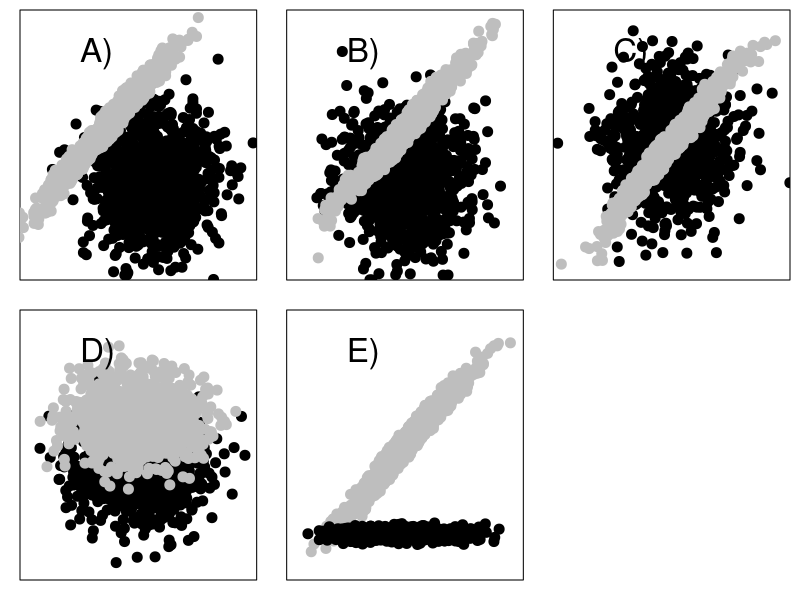

Write R code to recreate this figure.
aa <- rnorm(1000)
bb <- rnorm(1000)
ma <- (runif(1000)-0.5)/2
mb <- (runif(1000)-0.5)/2

pchaa <- 20
pchbb <- 20

ccex <- 1.0

setwd("~/Github/Articles/CTLpaper/nar/img")
#png("CTL_Example.png",width=1024,height=768)
postscript("CTL_Example_5.eps",width=30, height=15,paper="special", horizontal=FALSE)
  op <- par(mfrow = c(2,3))
  op <- par(cex=c(2))
  op <- par(mgp=c(0.1, 1, 0))
  op <- par(mai=c(0.2, 0.2, 0.1, 0.1))

aa <- rnorm(1000)
bb <- rnorm(1000)
ma <- (runif(1000)-0.5)/2
mb <- (runif(1000)-0.5)/2

  #A) QTL QTL, CTL
  plot(c(-3.5,3.5),c(-3.5,3.5),t='n', xlab="", ylab="", main="",xaxt='n',yaxt='n')
  points(sort(aa)+0.5, bb-1, pch=pchaa,col='black')
  points(sort(aa)+ma-1,sort(bb)+mb+.5,pch=pchbb,col="gray")
  legend("topleft", c("A)"),bty='n')

aa <- rnorm(1000)
bb <- rnorm(1000)
ma <- (runif(1000)-0.5)/2
mb <- (runif(1000)-0.5)/2

  #A) QTL, CTL
  plot(c(-3.5,3.5),c(-3.5,3.5),t='n', xlab="", ylab="", main="",xaxt='n',yaxt='n')
  points(sort(aa), bb-1, pch=pchaa,col='black')
  points(sort(aa)+ma,sort(bb)+mb+.5,pch=pchbb,col="gray")
  legend("topleft", c("B)"),bty='n')

aa <- rnorm(1000)
bb <- rnorm(1000)
ma <- (runif(1000)-0.5)/2
mb <- (runif(1000)-0.5)/2

  #B) QTL, CTL - Genotype AA ON
  plot(c(-3.5,3.5),c(-3.5,3.5),t='n', xlab="", ylab="", main="",xaxt='n',yaxt='n')
  points(aa, bb, pch=pchaa,col='black')
  points(sort(aa)+ma,sort(bb)+mb,pch=pchbb,col="gray")
  legend("topleft", c("C)"),bty='n')

#aa <- rnorm(1000)
#bb <- rnorm(1000)
#ma <- (runif(1000)-0.5)/2
#mb <- (runif(1000)-0.5)/2

#  plot(c(-3.5,3.5),c(-3.5,3.5),t='n', xlab="", ylab="", main="",xaxt='n',yaxt='n')
#  points(bb+ma+0.7, (0.2*aa)-0.7+(aa/2), pch=pchaa,col='black')
#aa <- rnorm(1000)
#bb <- rnorm(1000)
#ma <- (runif(1000)-0.5)/2
#mb <- (runif(1000)-0.5)/2
#  points(bb+ma-0.7, (0.2*aa)+(aa/2)+0.7, pch=pchbb,col='gray')
#  legend("topleft", c("E)"),bty='n')


aa <- rnorm(1000)
bb <- rnorm(1000)
ma <- (runif(1000)-0.5)/2
mb <- (runif(1000)-0.5)/2

  plot(c(-3.5,3.5),c(-3.5,3.5),t='n', xlab="", ylab="", main="",xaxt='n',yaxt='n')
  points(bb+ma, (0.2*aa)-0.7+(aa/2), pch=pchaa,col='black')
aa <- rnorm(1000)
bb <- rnorm(1000)
ma <- (runif(1000)-0.5)/2
mb <- (runif(1000)-0.5)/2
  points(bb+ma, (0.2*aa)+(aa/2)+0.7, pch=pchbb,col='gray')
  legend("topleft", c("D)"),bty='n')
  #legend("topright", c("No QTL T1","QTL T2","No CTL T1:T2"),bty='n')

aa <- rnorm(1000)
bb <- rnorm(1000)
ma <- (runif(1000)-0.5)/2
mb <- (runif(1000)-0.5)/2

  #A) QTL, CTL - Genotype AA OFF
  plot(c(-3.5,3.5),c(-3.5,3.5),t='n', xlab="", ylab="", main="",xaxt='n',yaxt='n')
  points(sort(aa)+ma,sort(bb)+mb, pch=pchaa,col='gray')
  points(bb+ma, (0.1*aa)-2.5, pch=pchbb,col='black')
  legend("topleft", c("E)"),bty='n')


  #legend("topleft", c("No QTL T1","QTL T2","CTL T1:T2"),bty='n')

#  plot(c(-3.5,3.5),c(-3.5,3.5),t='n', xlab="", ylab="", main="",xaxt='n',yaxt='n')
#  points(bb, aa, pch=pchaa,col='black')

#aa <- rnorm(1000)
#bb <- rnorm(1000)
#ma <- (runif(1000)-0.5)/2
#mb <- (runif(1000)-0.5)/2

#  points(bb+ma, aa, pch=pchbb,col='gray')
#  points(bb[1:50], aa[1:50], pch=pchaa,col='black')
#  legend("topleft", c("G)"),bty='n')
  #legend("topright", c("No QTL T1","No QTL T2","No CTL T1:T2"),bty='n')
dev.off()
